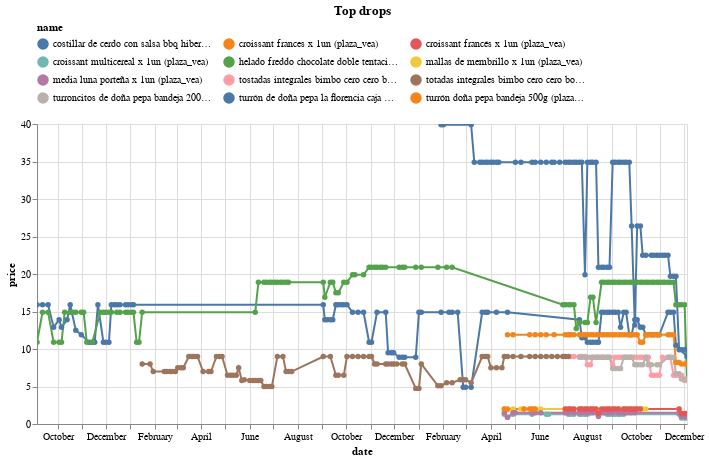

Notebook source saved alongside this figure:
### Code cell
(top_changes
 .sort_values('change')
 .head(10)
 .pipe(plot_changes, 'Top drops')
)

### Figure 1 — Vega-Lite specification as saved in the notebook (floating-point values rounded to 4 significant figures; data arrays with more than 128 entries replaced by an {"elided": "..."} marker saying what was removed)
{"config": {"view": {"continuousWidth": 300, "continuousHeight": 300}, "legend": {"columns": 3, "orient": "top"}}, "data": {"name": "data-7523a493435beecf559c84f940ff470f"}, "mark": {"type": "line", "point": true}, "encoding": {"color": {"field": "name", "scale": {"domain": ["costillar de cerdo con salsa bbq hibero paquete 475g (plaza_vea)", "croissant frances x 1un (plaza_vea)", "croissant francés x 1un (plaza_vea)", "croissant multicereal x 1un (plaza_vea)", "helado freddo chocolate doble tentación vaso 375g (plaza_vea)", "mallas de membrillo x 1un (plaza_vea)", "media luna porteña x 1un (plaza_vea)", "tostadas integrales bimbo cero cero bolsa 140g (plaza_vea)", "totadas integrales bimbo cero cero bolsa 140g (plaza_vea)", "turroncitos de doña pepa bandeja 200g (plaza_vea)", "turrón de doña pepa la florencia caja 500g (plaza_vea)", "turrón doña pepa bandeja 500g (plaza_vea)"]}, "type": "nominal"}, "tooltip": [{"field": "name", "type": "nominal"}, {"field": "price", "type": "quantitative"}, {"field": "last_price", "type": "quantitative"}], "x": {"field": "date", "type": "temporal"}, "y": {"field": "price", "type": "quantitative"}}, "params": [{"name": "param_3", "select": {"type": "point", "fields": ["name"]}, "bind": "legend"}, {"name": "param_4", "select": {"type": "interval", "encodings": ["x", "y"]}, "bind": "scales"}], "title": "Top drops", "transform": [{"filter": {"param": "param_3"}}], "width": 650, "$schema": "https://vega.github.io/schema/vega-lite/v5.20.1.json", "datasets": {"data-7523a493435beecf559c84f940ff470f": {"elided": "624 records"}}}
